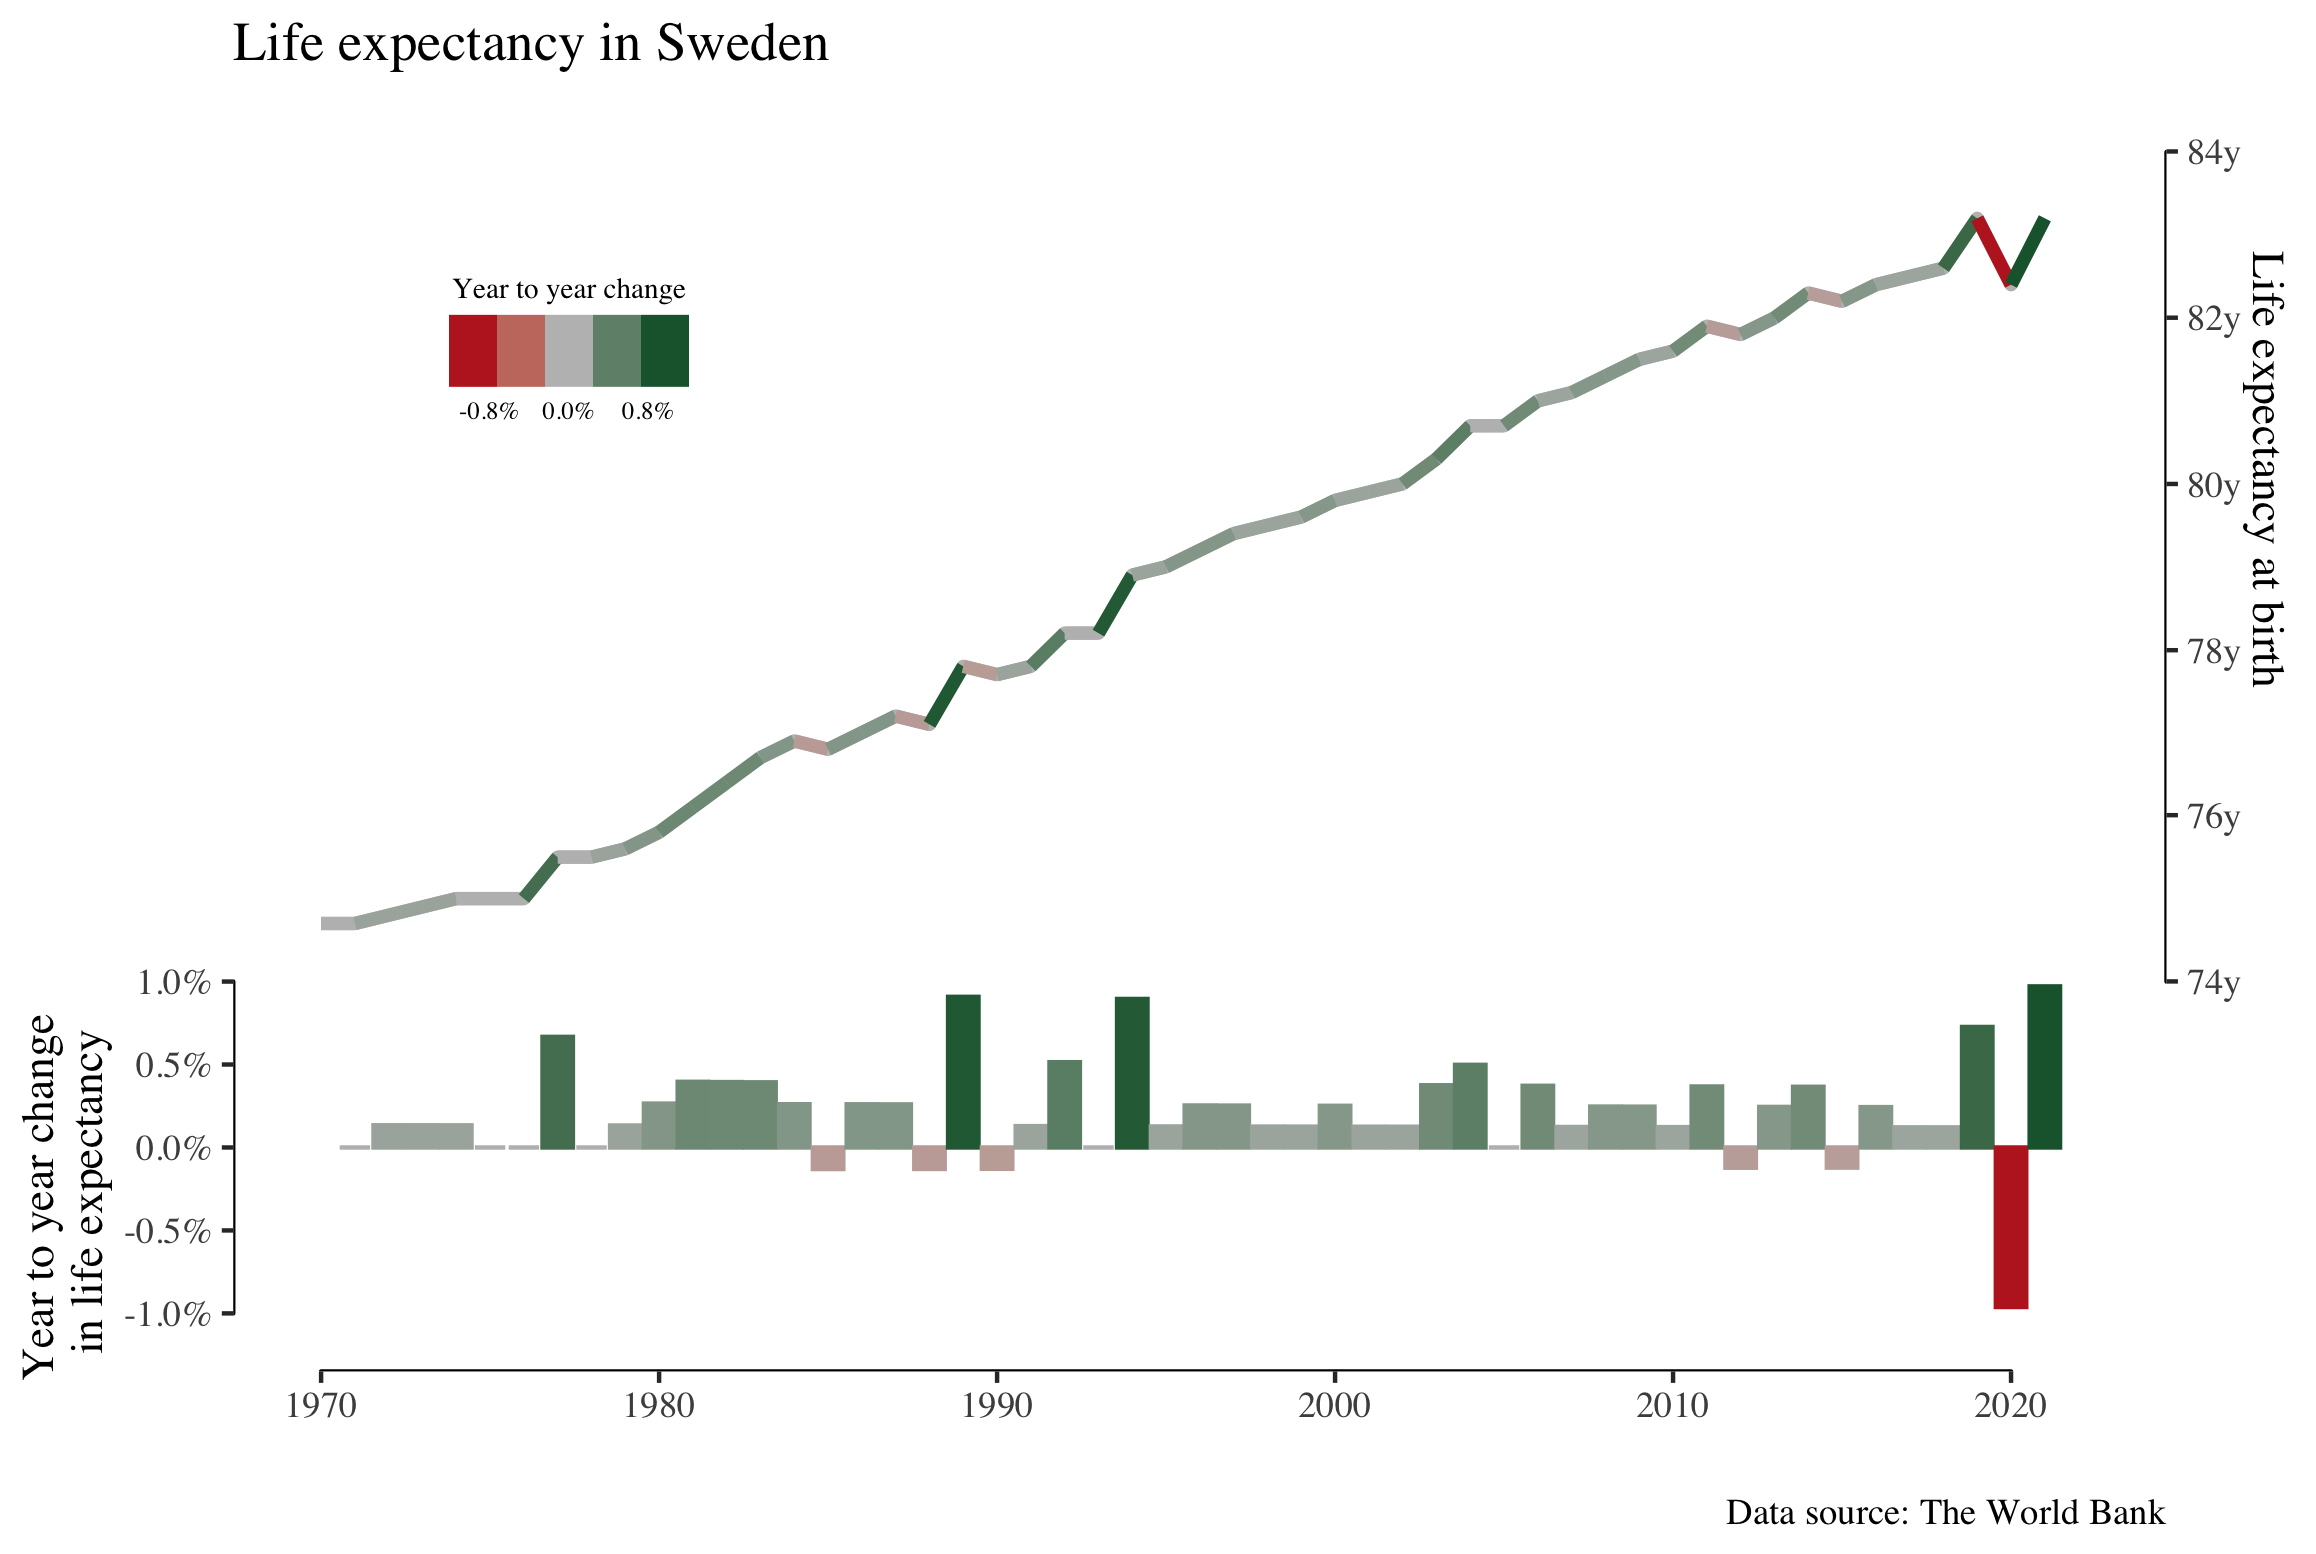

Write the R code that produced this figure.
# libraries
library("tidyverse")
library("ggthemes")
library("viridis")
library("gghighlight")

# load data
df<-read_csv("demo_mlexpec__custom_2815162_linear.csv")%>%
    filter(geo=="SE")%>%
    arrange(TIME_PERIOD)%>%
    mutate(change=100*((OBS_VALUE/lag(OBS_VALUE))-1))
  

# My function
scalefunc<-function(y){
  (y+36)*2
}
# Chart

ggplot(df)+
  geom_line(aes(y=OBS_VALUE/2-36,x=TIME_PERIOD),size=1.5,color="grey")+
  geom_line(aes(y=OBS_VALUE/2-36,x=TIME_PERIOD,color=lead(change)),size=1.5)+
  geom_bar(aes(y=change,x=TIME_PERIOD,fill=change,color=change),stat="identity")+
  theme_tufte()+
  labs(color="Year to year change", fill="Year to year change" ,
       y="Year to year change                                                                                 \n in life expectancy                                                                                 ", x="",
       title="Life expectancy in Sweden",caption="Data source: The World Bank")+
  scale_y_continuous(limits=c(-1,6),breaks=seq(-1,1,0.5),labels=c("-1.0%","-0.5%","0.0%","0.5%","1.0%"),
                     sec.axis = sec_axis(trans=~ scalefunc(.), breaks=c(74,76,78,80,82,84),
                                         labels=paste(seq(74,84,2),"y",sep="") , name = "Life expectancy at birth                                              "))+
  geom_rangeframe(data=data.frame(x=c(1970,2020), y=c(-1,1)), aes(x, y))+
  scale_x_continuous(limits=c(1970,2022),breaks=seq(1970,2020,10))+
  geom_rangeframe(data=data.frame(x=c(1970,2020), y=c(1,6)), aes(x, y),sides="r")+
  theme(legend.position = c(0.1,0.8),legend.title = element_text(size = 7), 
        legend.text = element_text(size = 6),
        legend.key = element_rect(size=1),
        legend.justification='left',
        legend.direction='horizontal')+
  scale_fill_gradientn(breaks=seq(-0.8,0.8,0.4),labels=c("-0.8%","","0.0%"," ","0.8%"),
                       colours=c("#bd2626", "grey", "#1a633a"))+
  scale_color_gradientn(breaks=seq(-0.8,0.8,0.4),labels=c("-0.8%","","0.0%"," ","0.8%"),
                       colours=c("#bd2626", "grey", "#1a633a"))+
  guides(fill = guide_colourbar(ticks = FALSE,
                                title.position = "top", label.hjust = .5,
                                title.hjust = 0.5,nbin=5, raster=F, barwidth=4),
         color = guide_colourbar(ticks = FALSE,
                                 title.position = "top", label.hjust = .5,
                                 title.hjust = 0.5,nbin=5, raster=F, barwidth=4))
  

    
ggsave("fig.png")
